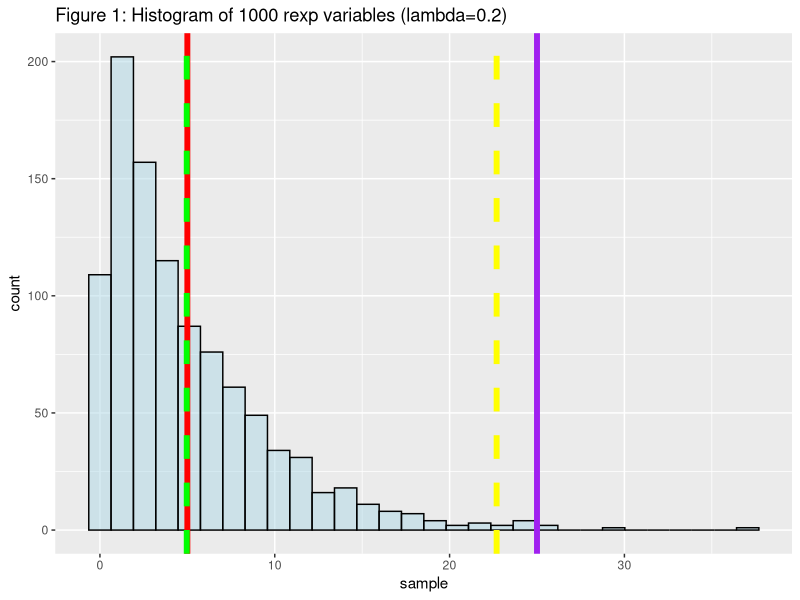

The R script that drew this image:
library(tidyverse)
set.seed(1968)
n <- 40
lambda <- 0.2
mean <- 1/lambda
sd <- 1/lambda
variance <- (1/lambda)^2
sem <- sd / sqrt(n)

# take a sample of rexp variables
sample <- rexp(1000, lambda)

# report measured mean and variance
sample_mean <- mean(sample)
sample_var <- var(sample)

# histogram of 1000 randow exp variables
data <- data.frame(sample)
data %>% ggplot(aes(sample)) +
        geom_histogram(alpha = 0.5, col = "Black", fill = "lightblue") +
        geom_vline(size = 2,
                xintercept = c(mean, sample_mean, variance, sample_var),
                colour = c("Red", "Green", "Purple", "Yellow"),
                lty = c(1, 2, 1, 2)) +
        ggtitle("Figure 1: Histogram of 1000 rexp variables (lambda=0.2)")

